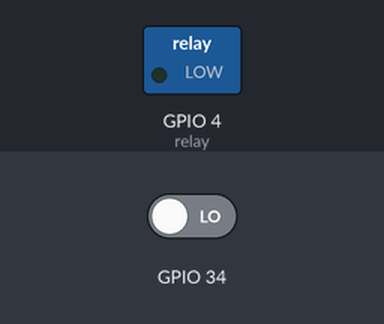
Simulated run of this sketch. Board: ESP32. Parts: switched loads named in the sketch (green lamp = pin HIGH). Inputs (shaded band) come from the test bench; at power-on: GPIO 34 LOW.

Above: at 1.2 s.
1.3 s: GPIO 34 driven HIGH
At 1.6 s:
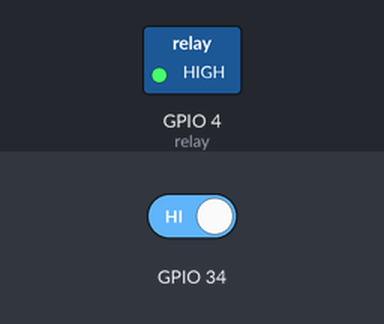
2.8 s: GPIO 34 driven LOW
At 4.3 s:
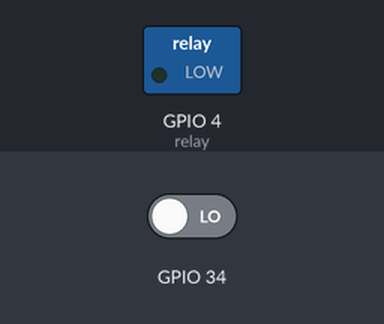
Timing chart, 0 to 5.8 s (numbered marks = the images above; inputs shaded):
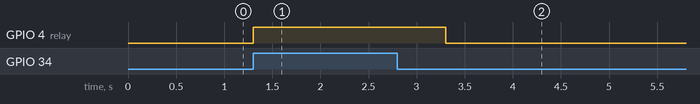

Measured:
- after the input at 1.3 s, GPIO 4 (relay): LOW → HIGH at once
- after the input at 2.8 s, GPIO 4 (relay): HIGH → LOW after 0.50 s

The sketch:

sketch.ino
```cpp
void setup()
{
  pinMode(4, OUTPUT);
  pinMode(34, INPUT);
}
void loop()
{
  int a=digitalRead(34);
  if (a==HIGH)
  {
    digitalWrite(4, HIGH);
    delay(1000);
  }
  else{
    digitalWrite(4,LOW);
  }
}
```
